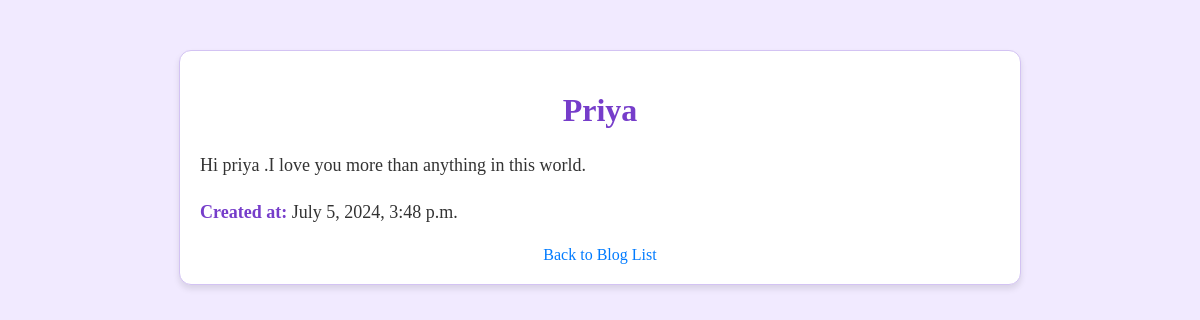
The page /blog_detail/9/ on the database its author committed.
### nav/models.py (models this page shows, shortened)
class Blog(models.Model):
  title = models.CharField(max_length=100, verbose_name="Title",blank=True,null=True)
  content= models.TextField()
  created_at = models.DateTimeField(auto_now_add=True)
  like_count = models.IntegerField(default=0)

### nav/views.py (the view)
# urls.py: path('blog_detail/<int:blog_id>/',views.blog_detail,name='blog_detail'),
def blog_detail(request, blog_id):
    blog = get_object_or_404(Blog, pk=blog_id)
    return render(request, 'nav/blog_detail.html', {'blog': blog})

### nav/templates/nav/blog_detail.html (shortened to what this page needs)
<!DOCTYPE html>
<html>
<head>
</head>
<body>
    <div class="container">
        <h1>{{ blog.title }}</h1>
        <p>{{ blog.content }}</p>
        <p><strong>Created at:</strong> {{ blog.created_at }}</p>
        <a href="{% url 'blog_list' %}">Back to Blog List</a>
    </div>
</body>
</html>

### nav/templates/nav/blog_detail.html (style rules this page uses)
body { background-color: #F1EAFF; font-family: 'Times New Roman', Times, serif, sans-serif; margin: 0; padding: 0; }
.container { padding: 20px; max-width: 800px; margin: 50px auto; background-color: #ffffff; border: 1px solid #d3c3f3; border-radius: 12px; box-shadow: 0 4px 6px rgba(0, 0, 0, 0.1); }
h1 { color: #763dca; text-align: center; }
p { color: #333; font-size: 18px; line-height: 1.6; }
strong { color: #763dca; }
a { display: block; text-align: center; margin-top: 20px; color: #007BFF; text-decoration: none; }

### rows shown on the page
Blog: title "Priya", content "Hi priya .I love you more than anything in this world.", created_at "July 5, 2024, 3:48 p.m."
